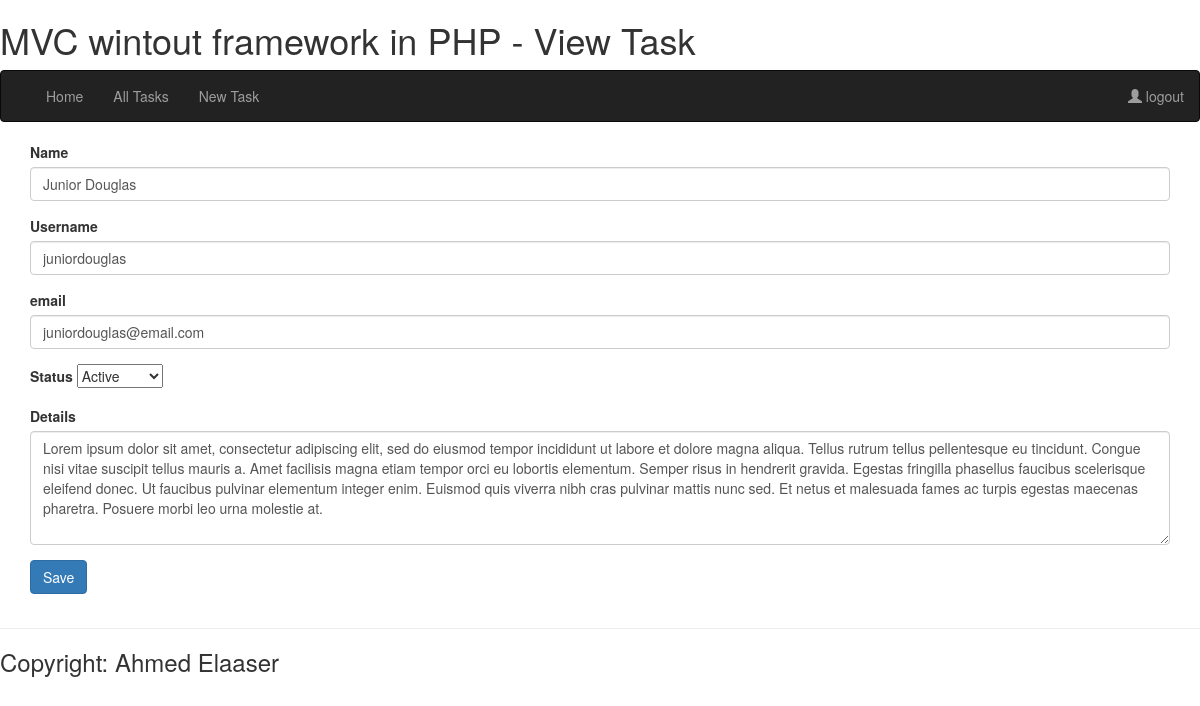
Page /edittask?id=31 (signed in) on the committed database.
### tables this page shows
CREATE TABLE IF NOT EXISTS `tasks` (
  `id` int(11) NOT NULL AUTO_INCREMENT,
  `name` varchar(255) NOT NULL,
  `username` varchar(255) DEFAULT NULL,
  `email` varchar(255) NOT NULL,
  `task` mediumtext NOT NULL,
  `status` int(11) NOT NULL DEFAULT '0',
  PRIMARY KEY (`id`),
  KEY `name` (`name`)
);

### app/app.php (called while the page is built, shortened)
<?PHP
require '../config.php';
require "../routes/route.php";

### www/index.php (called while the page is built, shortened)
<?php
require "../app/app.php";
?>

### config.php (called while the page is built, shortened)
<?php
$dbconfig['server'] = "localhost";
$dbconfig['name'] = "database";
$dbconfig['username'] = "username";
$dbconfig['password'] = "password";
$dbconfig['charset'] = "utf8";

### model/database.php (called while the page is built, shortened)
<?php
class DB
{
    private $pdo = null;
    public function __construct()
    {
        global $dbconfig;
        try {
            $this->pdo = new PDO(
                "mysql:host=" . $dbconfig['server'] . ";dbname=" . $dbconfig['name'] . ";charset=" . $dbconfig['charset'], $dbconfig['username'], $dbconfig['password'],
                [
                    PDO::ATTR_ERRMODE => PDO::ERRMODE_EXCEPTION,
                    PDO::ATTR_DEFAULT_FETCH_MODE => PDO::FETCH_ASSOC,
                    PDO::ATTR_EMULATE_PREPARES => false,
                ]
            );
        } catch (Exception $ex) {die($ex->getMessage());}
    }
    public function select($sql, $cond = null)
    {
        $result = false;
        try {
            $this->stmt = $this->pdo->prepare($sql);
            $this->stmt->execute($cond);
            $result = $this->stmt->fetchAll();
        } catch (Exception $ex) {die($ex->getMessage());}
        return $result;
    }
}

### controller/tasks.php (called while the page is built, shortened)
<?php
class Tasks extends DB
{
    public function view()
    {
        global $get_order;
        if (isset($get_order['id'])) {
            return $this->select("SELECT * FROM `tasks` where id = " . $get_order['id']);
        }
    }
}

### views/edittask.php (the view, shortened to what this page needs)
<?php
require "layout/header.php";
?>
<div class="container">
<form action="" method="post">
<?php
if (isset($get_order['id'])) {
    require "../model/database.php";
    require "../controller/tasks.php";
    $tasks = new Tasks();
    foreach ($tasks->view() as $u) {
?>
            <div class="form-group">
                <label>Name</label>
                <input type="text" name="name" class="form-control" value="<?php echo $u['name']; ?>">
            </div>
            <div class="form-group">
                <label>Username</label>
                <input type="text" name="username" class="form-control" value="<?php echo $u['username']; ?>">
            </div>
            <div class="form-group">
                <label>email</label>
                <input type="text" name="email" class="form-control" value="<?php echo $u['email']; ?>">
            </div>
            <div class="form-group">
                <label>Status</label>
                <select name="status">
                <option value="0" <?php if ($u['status'] == 0) { echo "selected";} ?>>Active</option>
                </select>
            </div>
            <div class="form-group">
                <label>Details</label>
                <textarea name="details" id="details" class="form-control" rows="5" cols="40" required><?php echo $u['task']; ?></textarea>
            </div>
            <input type="submit" name="submit" value="Save" class="btn btn-primary">
<?php
    }
}
?>
</form>
</div>
<?php
require "layout/footer.php";
?>

### rows in the picture
tasks: name "Junior Douglas", username "juniordouglas", email "juniordouglas@email.com", status "Active", details "Lorem ipsum dolor sit amet, consectetur adipiscing elit, sed do eiusmod tempor incididunt ut labore et dolore magna aliqua. Tellus rutrum tellus pellentesque eu tincidunt. Congue nisi vitae suscipit tellus mauris a. Amet facilisis magna etiam tempor orci eu lobortis elementum. Semper risus in hendrerit gravida. Egestas fringilla phasellus faucibus scelerisque eleifend donec. Ut faucibus pulvinar elementum integer enim. Euismod quis viverra nibh cras pulvinar mattis nunc sed. Et netus et malesuada fames ac turpis egestas maecenas pharetra. Posuere morbi leo urna molestie at."

### other values in the picture
$site_title "MVC wintout framework in PHP"
$page_title "View Task"
